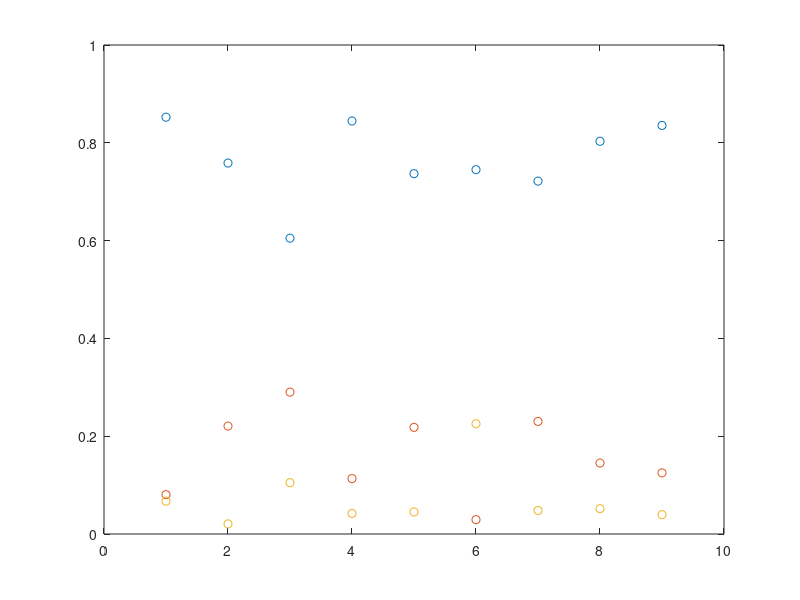

Source code (MATLAB):
dates = {'20190724', '20190725', '20190726', '20190727',...
    '20190730', '20190801', '20190802', '20190806', '20190807'};

depths = [367.3, 338.3, 285.5, 373.15, 276.4, 322.7, 345.35, 382.75, 275.83];
n1 = [254, 110, 98, 261, 98, 76, 210, 155, 127];
n2 = [24, 32, 47, 35, 29, 3, 67, 28, 19];
n3 = [20, 3, 17, 13, 6, 23, 14, 10, 6];
total = n1 + n2 + n3;
plot(n1 ./ total, 'o');
hold on;
plot(n2 ./ total, 'o');
plot(n3 ./ total, 'o');


% acc = [77.29, 91.5, 86.5, 68.4, 83.5, 82.4, 79.4];
% t = [0.983, 3.197, 2.377, 1.229, 3.606, 0.573, 1.39];
% 
% acc = [90, 70, 77, 90, 60, 63, 73, 53]; 
% 
% plot(acc, 'o')